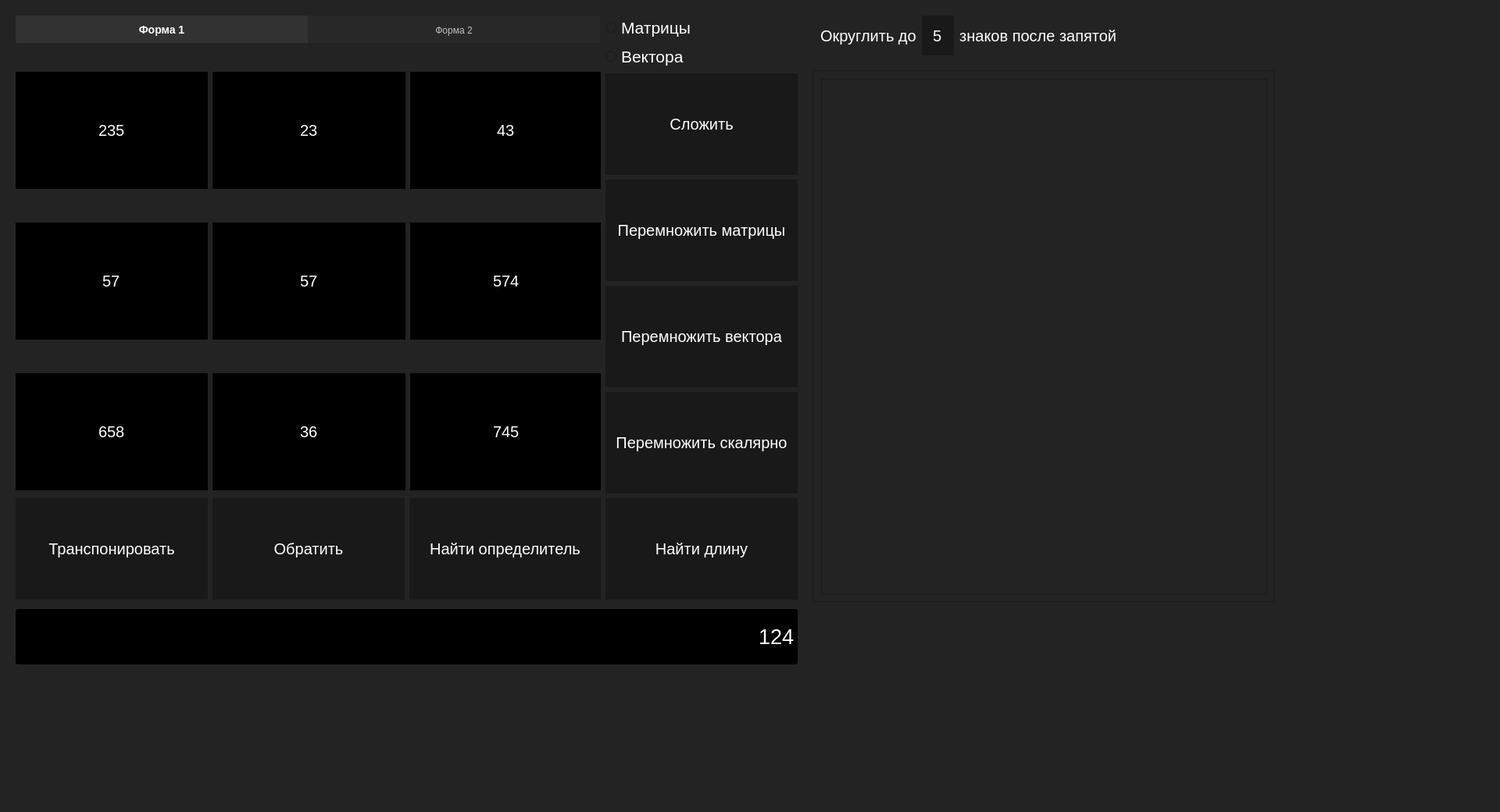
<?xml version="1.0" encoding="UTF-8"?>
<ui version="4.0">
 <class>MainWindow</class>
 <widget class="QMainWindow" name="MainWindow">
  <property name="geometry">
   <rect>
    <x>0</x>
    <y>0</y>
    <width>1920</width>
    <height>1040</height>
   </rect>
  </property>
  <property name="windowTitle">
   <string>MainWindow</string>
  </property>
  <property name="styleSheet">
   <string notr="true">

background-color:rgb(35, 35, 35);
</string>
  </property>
  <widget class="QWidget" name="centralwidget">
   <widget class="QScrollArea" name="scrollArea_3">
    <property name="geometry">
     <rect>
      <x>10</x>
      <y>0</y>
      <width>1021</width>
      <height>921</height>
     </rect>
    </property>
    <property name="styleSheet">
     <string notr="true">QPushButton
{
background-color: rgb(25, 25, 25);
color:white;
height: 130px;
font-size: 20px;
border: none;
}

QPushButton:pressed
{
background-color: rgb(40, 40, 40);
}

QScrollArea
{
border:none
}

</string>
    </property>
    <property name="widgetResizable">
     <bool>true</bool>
    </property>
    <widget class="QWidget" name="scrollAreaWidgetContents_3">
     <property name="geometry">
      <rect>
       <x>0</x>
       <y>0</y>
       <width>1021</width>
       <height>921</height>
      </rect>
     </property>
     <widget class="QWidget" name="gridLayoutWidget_3">
      <property name="geometry">
       <rect>
        <x>10</x>
        <y>20</y>
        <width>1001</width>
        <height>754</height>
       </rect>
      </property>
      <layout class="QGridLayout" name="gridLayout_3">
       <item row="6" column="2">
        <widget class="QPushButton" name="det">
         <property name="text">
          <string>Найти определитель</string>
         </property>
        </widget>
       </item>
       <item row="3" column="3">
        <widget class="QPushButton" name="matrix">
         <property name="text">
          <string>Перемножить матрицы</string>
         </property>
        </widget>
       </item>
       <item row="2" column="3">
        <widget class="QPushButton" name="plus">
         <property name="text">
          <string>Сложить</string>
         </property>
        </widget>
       </item>
       <item row="1" column="3">
        <widget class="QRadioButton" name="radioButton_2">
         <property name="font">
          <font>
           <pointsize>16</pointsize>
          </font>
         </property>
         <property name="styleSheet">
          <string notr="true">color: white</string>
         </property>
         <property name="text">
          <string>Вектора</string>
         </property>
        </widget>
       </item>
       <item row="0" column="3">
        <widget class="QRadioButton" name="radioButton">
         <property name="font">
          <font>
           <pointsize>16</pointsize>
          </font>
         </property>
         <property name="styleSheet">
          <string notr="true">color: white</string>
         </property>
         <property name="text">
          <string>Матрицы</string>
         </property>
        </widget>
       </item>
       <item row="6" column="0">
        <widget class="QPushButton" name="transpose">
         <property name="text">
          <string>Транспонировать</string>
         </property>
        </widget>
       </item>
       <item row="0" column="0" rowspan="6" colspan="3">
        <widget class="QTabWidget" name="tabWidget_2">
         <property name="styleSheet">
          <string notr="true">QLineEdit
{
height: 150px;
background-color: black;
color: white;
border: none;
font-size: 20px;
}

QLineEdit:hover
{
background-color: rgb(40, 40, 40);
}

QTabWidget
{
border:none
}

QTabWidget::pane
{
border:none
}

QTabBar::tab
{
background-color:rgb(40, 40, 40);
color: silver;
min-width:374px;
min-height:35px;
}

QTabBar::tab:selected
{
background-color:rgb(50, 50, 50);
color: white;
font-weight:bold;
font-size: 14px
}

</string>
         </property>
         <property name="currentIndex">
          <number>0</number>
         </property>
         <property name="tabBarAutoHide">
          <bool>false</bool>
         </property>
         <widget class="QWidget" name="tab_3">
          <property name="styleSheet">
           <string notr="true"/>
          </property>
          <attribute name="title">
           <string>Форма 1</string>
          </attribute>
          <widget class="QWidget" name="gridLayoutWidget_7">
           <property name="geometry">
            <rect>
             <x>0</x>
             <y>0</y>
             <width>751</width>
             <height>611</height>
            </rect>
           </property>
           <layout class="QGridLayout" name="gridLayout_7">
            <property name="sizeConstraint">
             <enum>QLayout::SetDefaultConstraint</enum>
            </property>
            <item row="2" column="1">
             <widget class="QLineEdit" name="lineEdit_20">
              <property name="text">
               <string>36</string>
              </property>
              <property name="alignment">
               <set>Qt::AlignCenter</set>
              </property>
             </widget>
            </item>
            <item row="1" column="1">
             <widget class="QLineEdit" name="lineEdit_21">
              <property name="text">
               <string>57</string>
              </property>
              <property name="alignment">
               <set>Qt::AlignCenter</set>
              </property>
             </widget>
            </item>
            <item row="2" column="0">
             <widget class="QLineEdit" name="lineEdit_22">
              <property name="text">
               <string>658</string>
              </property>
              <property name="alignment">
               <set>Qt::AlignCenter</set>
              </property>
             </widget>
            </item>
            <item row="1" column="2">
             <widget class="QLineEdit" name="lineEdit_23">
              <property name="text">
               <string>574</string>
              </property>
              <property name="alignment">
               <set>Qt::AlignCenter</set>
              </property>
             </widget>
            </item>
            <item row="0" column="2">
             <widget class="QLineEdit" name="lineEdit_24">
              <property name="text">
               <string>43</string>
              </property>
              <property name="alignment">
               <set>Qt::AlignCenter</set>
              </property>
             </widget>
            </item>
            <item row="0" column="1">
             <widget class="QLineEdit" name="lineEdit_25">
              <property name="text">
               <string>23</string>
              </property>
              <property name="alignment">
               <set>Qt::AlignCenter</set>
              </property>
             </widget>
            </item>
            <item row="0" column="0">
             <widget class="QLineEdit" name="lineEdit_26">
              <property name="text">
               <string>235</string>
              </property>
              <property name="alignment">
               <set>Qt::AlignCenter</set>
              </property>
             </widget>
            </item>
            <item row="2" column="2">
             <widget class="QLineEdit" name="lineEdit_27">
              <property name="styleSheet">
               <string notr="true"/>
              </property>
              <property name="text">
               <string>745</string>
              </property>
              <property name="alignment">
               <set>Qt::AlignCenter</set>
              </property>
             </widget>
            </item>
            <item row="1" column="0">
             <widget class="QLineEdit" name="lineEdit_28">
              <property name="text">
               <string>57</string>
              </property>
              <property name="alignment">
               <set>Qt::AlignCenter</set>
              </property>
             </widget>
            </item>
           </layout>
          </widget>
         </widget>
         <widget class="QWidget" name="tab_4">
          <attribute name="title">
           <string>Форма 2</string>
          </attribute>
          <widget class="QWidget" name="gridLayoutWidget_8">
           <property name="geometry">
            <rect>
             <x>0</x>
             <y>0</y>
             <width>751</width>
             <height>611</height>
            </rect>
           </property>
           <layout class="QGridLayout" name="gridLayout_8">
            <property name="sizeConstraint">
             <enum>QLayout::SetDefaultConstraint</enum>
            </property>
            <item row="2" column="2">
             <widget class="QLineEdit" name="lineEdit_29">
              <property name="styleSheet">
               <string notr="true"/>
              </property>
              <property name="text">
               <string>140</string>
              </property>
              <property name="alignment">
               <set>Qt::AlignCenter</set>
              </property>
             </widget>
            </item>
            <item row="1" column="2">
             <widget class="QLineEdit" name="lineEdit_30">
              <property name="text">
               <string>45</string>
              </property>
              <property name="alignment">
               <set>Qt::AlignCenter</set>
              </property>
             </widget>
            </item>
            <item row="2" column="0">
             <widget class="QLineEdit" name="lineEdit_31">
              <property name="text">
               <string>124</string>
              </property>
              <property name="alignment">
               <set>Qt::AlignCenter</set>
              </property>
             </widget>
            </item>
            <item row="2" column="1">
             <widget class="QLineEdit" name="lineEdit_32">
              <property name="text">
               <string>787</string>
              </property>
              <property name="alignment">
               <set>Qt::AlignCenter</set>
              </property>
             </widget>
            </item>
            <item row="1" column="1">
             <widget class="QLineEdit" name="lineEdit_33">
              <property name="text">
               <string>68</string>
              </property>
              <property name="alignment">
               <set>Qt::AlignCenter</set>
              </property>
             </widget>
            </item>
            <item row="0" column="1">
             <widget class="QLineEdit" name="lineEdit_34">
              <property name="text">
               <string>41</string>
              </property>
              <property name="alignment">
               <set>Qt::AlignCenter</set>
              </property>
             </widget>
            </item>
            <item row="0" column="2">
             <widget class="QLineEdit" name="lineEdit_35">
              <property name="text">
               <string>24</string>
              </property>
              <property name="alignment">
               <set>Qt::AlignCenter</set>
              </property>
             </widget>
            </item>
            <item row="0" column="0">
             <widget class="QLineEdit" name="lineEdit_36">
              <property name="text">
               <string>75</string>
              </property>
              <property name="alignment">
               <set>Qt::AlignCenter</set>
              </property>
             </widget>
            </item>
            <item row="1" column="0">
             <widget class="QLineEdit" name="lineEdit_37">
              <property name="text">
               <string>425</string>
              </property>
              <property name="alignment">
               <set>Qt::AlignCenter</set>
              </property>
             </widget>
            </item>
           </layout>
          </widget>
         </widget>
        </widget>
       </item>
       <item row="6" column="3">
        <widget class="QPushButton" name="length">
         <property name="text">
          <string>Найти длину</string>
         </property>
        </widget>
       </item>
       <item row="5" column="3">
        <widget class="QPushButton" name="scalar">
         <property name="text">
          <string>Перемножить скалярно</string>
         </property>
        </widget>
       </item>
       <item row="4" column="3">
        <widget class="QPushButton" name="vector">
         <property name="text">
          <string>Перемножить вектора</string>
         </property>
        </widget>
       </item>
       <item row="6" column="1">
        <widget class="QPushButton" name="inverse">
         <property name="text">
          <string>Обратить</string>
         </property>
        </widget>
       </item>
      </layout>
     </widget>
     <widget class="QLineEdit" name="lineEdit_19">
      <property name="geometry">
       <rect>
        <x>10</x>
        <y>780</y>
        <width>1001</width>
        <height>71</height>
       </rect>
      </property>
      <property name="font">
       <font>
        <pointsize>20</pointsize>
       </font>
      </property>
      <property name="styleSheet">
       <string notr="true">background-color: black;
color: white</string>
      </property>
      <property name="text">
       <string>124</string>
      </property>
      <property name="alignment">
       <set>Qt::AlignRight|Qt::AlignTrailing|Qt::AlignVCenter</set>
      </property>
      <property name="readOnly">
       <bool>true</bool>
      </property>
     </widget>
    </widget>
   </widget>
   <widget class="QScrollArea" name="scrollArea">
    <property name="geometry">
     <rect>
      <x>1040</x>
      <y>90</y>
      <width>591</width>
      <height>681</height>
     </rect>
    </property>
    <property name="widgetResizable">
     <bool>true</bool>
    </property>
    <widget class="QWidget" name="scrollAreaWidgetContents">
     <property name="geometry">
      <rect>
       <x>0</x>
       <y>0</y>
       <width>589</width>
       <height>679</height>
      </rect>
     </property>
     <widget class="QTableWidget" name="tableWidget">
      <property name="geometry">
       <rect>
        <x>10</x>
        <y>10</y>
        <width>571</width>
        <height>661</height>
       </rect>
      </property>
      <property name="font">
       <font>
        <pointsize>20</pointsize>
       </font>
      </property>
      <property name="styleSheet">
       <string notr="true">color:white;
text-align: center;</string>
      </property>
      <property name="lineWidth">
       <number>5</number>
      </property>
      <property name="gridStyle">
       <enum>Qt::NoPen</enum>
      </property>
      <property name="rowCount">
       <number>0</number>
      </property>
      <property name="columnCount">
       <number>0</number>
      </property>
      <attribute name="horizontalHeaderVisible">
       <bool>false</bool>
      </attribute>
      <attribute name="verticalHeaderVisible">
       <bool>false</bool>
      </attribute>
     </widget>
    </widget>
   </widget>
   <widget class="QLabel" name="label_2">
    <property name="geometry">
     <rect>
      <x>1050</x>
      <y>30</y>
      <width>571</width>
      <height>31</height>
     </rect>
    </property>
    <property name="font">
     <font>
      <pointsize>15</pointsize>
     </font>
    </property>
    <property name="styleSheet">
     <string notr="true">color: white
</string>
    </property>
    <property name="text">
     <string>Округлить до          знаков после запятой</string>
    </property>
   </widget>
   <widget class="QLineEdit" name="lineEdit">
    <property name="geometry">
     <rect>
      <x>1180</x>
      <y>20</y>
      <width>41</width>
      <height>51</height>
     </rect>
    </property>
    <property name="font">
     <font>
      <pointsize>15</pointsize>
     </font>
    </property>
    <property name="styleSheet">
     <string notr="true">border: none;
color:white;
background-color: rgb(25, 25, 25)</string>
    </property>
    <property name="text">
     <string>5</string>
    </property>
    <property name="alignment">
     <set>Qt::AlignCenter</set>
    </property>
   </widget>
  </widget>
  <widget class="QMenuBar" name="menubar">
   <property name="geometry">
    <rect>
     <x>0</x>
     <y>0</y>
     <width>1920</width>
     <height>19</height>
    </rect>
   </property>
  </widget>
  <widget class="QStatusBar" name="statusbar"/>
 </widget>
 <tabstops>
  <tabstop>tabWidget_2</tabstop>
  <tabstop>lineEdit_26</tabstop>
  <tabstop>lineEdit_25</tabstop>
  <tabstop>lineEdit_24</tabstop>
  <tabstop>lineEdit_28</tabstop>
  <tabstop>lineEdit_21</tabstop>
  <tabstop>lineEdit_23</tabstop>
  <tabstop>lineEdit_22</tabstop>
  <tabstop>lineEdit_20</tabstop>
  <tabstop>lineEdit_27</tabstop>
  <tabstop>lineEdit_36</tabstop>
  <tabstop>lineEdit_34</tabstop>
  <tabstop>lineEdit_35</tabstop>
  <tabstop>lineEdit_37</tabstop>
  <tabstop>lineEdit_33</tabstop>
  <tabstop>lineEdit_30</tabstop>
  <tabstop>lineEdit_31</tabstop>
  <tabstop>lineEdit_32</tabstop>
  <tabstop>lineEdit_29</tabstop>
  <tabstop>scrollArea_3</tabstop>
  <tabstop>matrix</tabstop>
  <tabstop>vector</tabstop>
  <tabstop>transpose</tabstop>
  <tabstop>inverse</tabstop>
  <tabstop>det</tabstop>
  <tabstop>plus</tabstop>
  <tabstop>length</tabstop>
  <tabstop>scalar</tabstop>
  <tabstop>lineEdit_19</tabstop>
  <tabstop>scrollArea</tabstop>
 </tabstops>
 <resources/>
 <connections/>
</ui>
